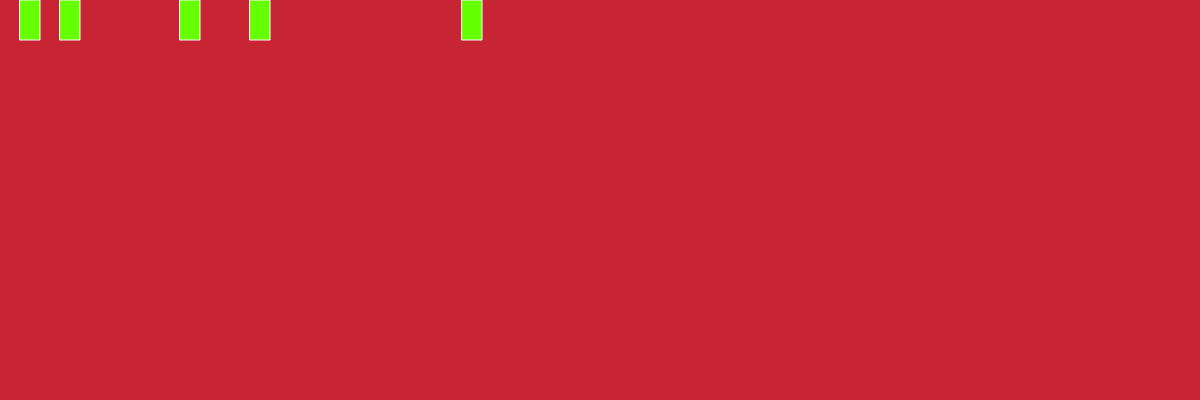
Frame 1 (no input)
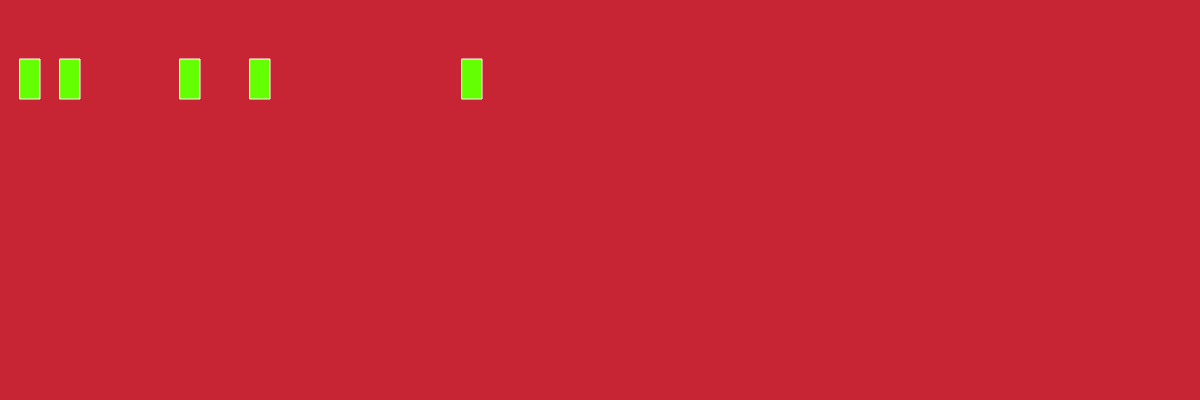
Frame 60 (no input)
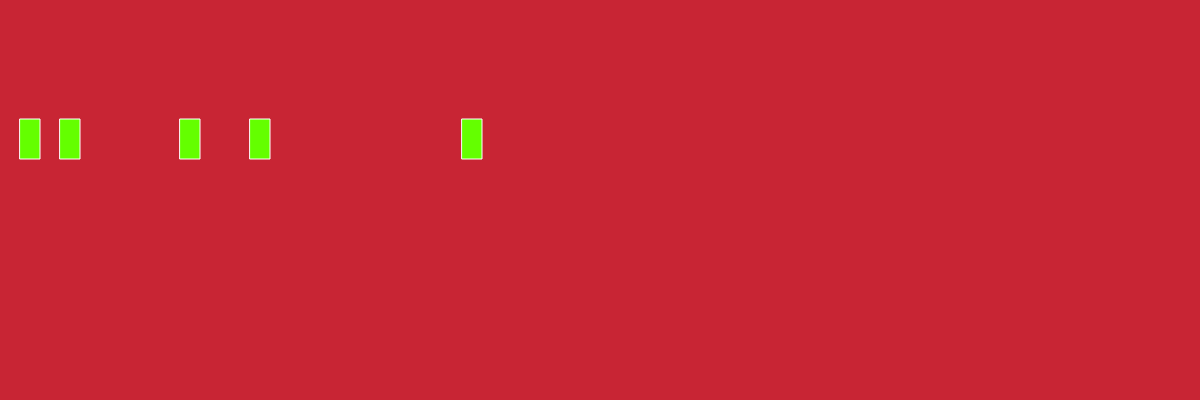
Frame 120 (the mouse pressed at the canvas centre since frame 60)

The p5.js sketch that drew these frames (run headless with seeded random() and noise() and a simulated clock; from frame 60 on, the mouse is pressed at the canvas centre):

// p5.js sketch
// ── sketch.js
let xPosArr = [ 20, 60, 180, 250, 462 ];

function setup() {
    createCanvas( windowWidth, 400 );
}

let yPos = 0;
function draw() {
    background( 'rgb( 200, 37, 52 )' );

    stroke( 255 );
    fill( 'rgb( 100, 255, 0 )' );

    // for( let idx = 0; idx < xPosArr.length; idx++ ) {
    //     // draw some boxes!
    //     rect( xPosArr[idx], yPos, 20, 40 );
    // }

    for( let num of xPosArr ) {
        // console.log(num);
        // draw some boxes!
        // NOTE: xPosArr[idx] is able to be replaced with a single var
        rect( num, yPos, 20, 40 );
    }

    yPos = (yPos + 1) % windowHeight;
}
